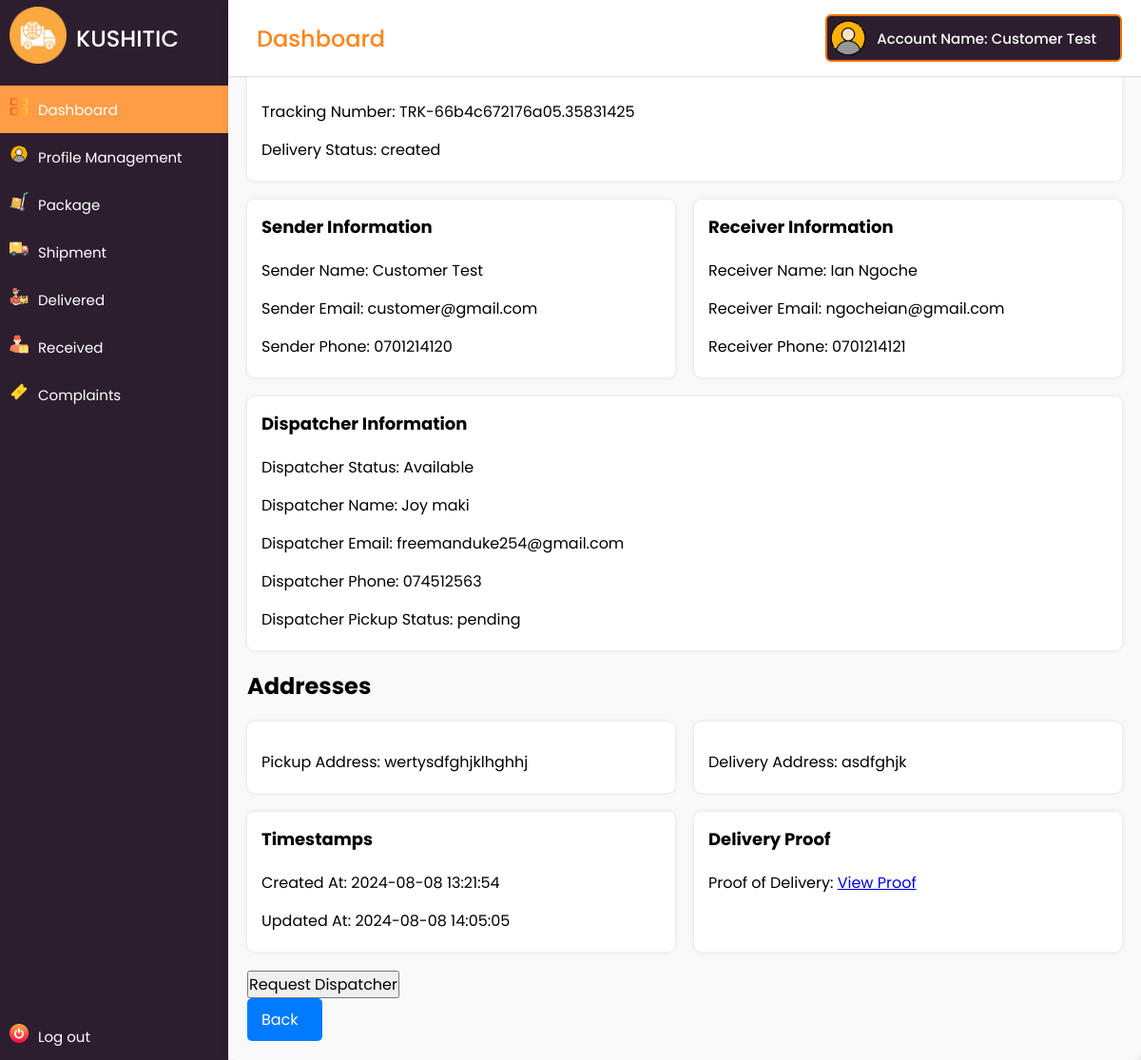
Page /main/customer/view_consignment_status.php?tracking_number=TRK-66b4c672176a05.35831425 (signed in) on the committed database.
### tables this page shows
CREATE TABLE `customers` (
  `id` int(11) NOT NULL,
  `user_id` int(11) NOT NULL,
  `first_name` varchar(50) NOT NULL,
  `last_name` varchar(50) NOT NULL,
  `email` varchar(100) NOT NULL,
  `phone` varchar(20) DEFAULT NULL,
  `created_at` timestamp NOT NULL DEFAULT current_timestamp()
);

CREATE TABLE `consignments` (
  `consignment_id` int(11) NOT NULL,
  `package_id` int(11) NOT NULL,
  `tracking_number` varchar(255) NOT NULL,
  `sender_id` int(11) NOT NULL,
  `receiver_id` int(11) NOT NULL,
  `dispatcher_id` int(11) DEFAULT NULL,
  `dispatcher_pickup_status` varchar(100) DEFAULT NULL,
  `delivery_status` varchar(100) DEFAULT NULL,
  `pickup_address` text NOT NULL,
  `delivery_address` text NOT NULL,
  `created_at` timestamp NOT NULL DEFAULT current_timestamp(),
  `updated_at` timestamp NOT NULL DEFAULT current_timestamp() ON UPDATE current_timestamp(),
  `delivery_proof` varchar(300) DEFAULT NULL
);

CREATE TABLE `courier_dispatchers` (
  `dispatcher_id` int(11) NOT NULL,
  `first_name` varchar(50) NOT NULL,
  `last_name` varchar(50) NOT NULL,
  `email` varchar(100) NOT NULL,
  `phone_number` varchar(15) NOT NULL,
  `address` varchar(255) NOT NULL,
  `city` varchar(50) NOT NULL,
  `postal_code` varchar(10) NOT NULL,
  `country` varchar(50) NOT NULL,
  `national_id` varchar(50) NOT NULL,
  `vehicle_type` varchar(200) NOT NULL,
  `vehicle_registration_number` varchar(50) NOT NULL,
  `date_joined` date NOT NULL DEFAULT curdate(),
  `status` enum('Active','Inactive','Suspended') NOT NULL DEFAULT 'Active',
  `profile_picture` varchar(255) DEFAULT NULL,
  `emergency_contact_name` varchar(100) NOT NULL,
  `emergency_contact_phone` varchar(15) NOT NULL,
  `emergency_contact_relationship` varchar(50) NOT NULL
);

### main/customer/includes/functions.php (called while the page is built, shortened)
<?php
if (isset($_SESSION['user_id'])) {
  $user_id = $_SESSION['user_id'];
function getCustomersFullName($user_id, $conn) {
    $user_id = mysqli_real_escape_string($conn, $user_id);
    $query = "SELECT * FROM customers WHERE user_id = $user_id";
    $result = mysqli_query($conn, $query);
    if ($result && mysqli_num_rows($result) > 0) {
        $row = mysqli_fetch_assoc($result);
        return $row['first_name'] . ' ' . $row['last_name'];
    } else {
        return null;
    }
}
function getDispatcherInfo($dispatcher_id, $conn) {
  $sql = "SELECT * FROM courier_dispatchers WHERE dispatcher_id = '$dispatcher_id'";
  $result = mysqli_query($conn, $sql);
  if ($result && mysqli_num_rows($result) > 0) {
      return mysqli_fetch_assoc($result);
  }
  return null;
}
function getSenderInfo($sender_id, $conn) {
  $sql = "SELECT * FROM customers WHERE id = '$sender_id'";
  $result = mysqli_query($conn, $sql);
  if ($result && mysqli_num_rows($result) > 0) {
      return mysqli_fetch_assoc($result);
  }
  return null;
}
function getReceiverInfo($receiver_id, $conn) {
  $sql = "SELECT * FROM customers WHERE id = '$receiver_id'";
  $result = mysqli_query($conn, $sql);
  if ($result && mysqli_num_rows($result) > 0) {
      return mysqli_fetch_assoc($result);
  }
  return null;
}
} else {
  echo '<script>alert("No account found logged in.");</script>';
  header("Location: ../../");
}

### main/customer/view_consignment_status.php (the view, shortened to what this page needs)
<?php
include('includes/header.php');
$trackId = $_GET['tracking_number'] ?? '';
if (!empty($trackId)) {
    $tracking_number = mysqli_real_escape_string($conn, $trackId);
    $sql = "SELECT * FROM consignments WHERE tracking_number = '$tracking_number'";
    $result = mysqli_query($conn, $sql);
    if ($result && mysqli_num_rows($result) > 0) {
        $consignment = mysqli_fetch_assoc($result);
        $sender_info = getSenderInfo($consignment['sender_id'], $conn);
        $receiver_info = getReceiverInfo($consignment['receiver_id'], $conn);
        $dispatcher_info = getDispatcherInfo($consignment['dispatcher_id'], $conn);
        ?>
        <div class="wrapper">
            <header>Consignment Status</header>
            <div class="flex-container">
                <div class="flex-item">
                    <p>Tracking Number: <span><?php echo htmlspecialchars($consignment['tracking_number']); ?></span></p>
                    <p>Delivery Status: <span><?php echo htmlspecialchars($consignment['delivery_status']); ?></span></p>
                </div>
            </div>
            <div class="flex-container">
                <div class="flex-item">
                    <header>Sender Information</header>
                    <?php if ($sender_info): ?>
                        <p>Sender Name: <span><?php echo htmlspecialchars($sender_info['first_name'] . ' ' . $sender_info['last_name']); ?></span></p>
                        <p>Sender Email: <span><?php echo htmlspecialchars($sender_info['email']); ?></span></p>
                        <p>Sender Phone: <span><?php echo htmlspecialchars($sender_info['phone']); ?></span></p>
                    <?php endif; ?>
                </div>
                <div class="flex-item">
                    <header>Receiver Information</header>
                    <?php if ($receiver_info): ?>
                        <p>Receiver Name: <span><?php echo htmlspecialchars($receiver_info['first_name'] . ' ' . $receiver_info['last_name']); ?></span></p>
                        <p>Receiver Email: <span><?php echo htmlspecialchars($receiver_info['email']); ?></span></p>
                        <p>Receiver Phone: <span><?php echo htmlspecialchars($receiver_info['phone']); ?></span></p>
                    <?php endif; ?>
                </div>
            </div>
            <div class="flex-container">
                <div class="flex-item">
                    <header>Dispatcher Information</header>
                    <p>Dispatcher Status: <span><?php echo !empty($consignment['dispatcher_id']) ? 'Available' : 'Please wait for courier confirmation.'; ?></span></p>
                    <?php if ($dispatcher_info): ?>
                        <p>Dispatcher Name: <span><?php echo htmlspecialchars($dispatcher_info['first_name'] . ' ' . $dispatcher_info['last_name']); ?></span></p>
                        <p>Dispatcher Email: <span><?php echo htmlspecialchars($dispatcher_info['email']); ?></span></p>
                        <p>Dispatcher Phone: <span><?php echo htmlspecialchars($dispatcher_info['phone_number']); ?></span></p>
                    <?php endif; ?>
                    <p>Dispatcher Pickup Status: <span><?php echo htmlspecialchars($consignment['dispatcher_pickup_status']); ?></span></p>
                </div>
            </div>
            <header>Addresses</header>
            <div class="flex-container">
                <div class="flex-item">
                    <p>Pickup Address: <span><?php echo htmlspecialchars($consignment['pickup_address']); ?></span></p>
                </div>
                <div class="flex-item">
                    <p>Delivery Address: <span><?php echo htmlspecialchars($consignment['delivery_address']); ?></span></p>
                </div>
            </div>
            <div class="flex-container">
                <div class="flex-item">
                    <header>Timestamps</header>
                    <p>Created At: <span><?php echo htmlspecialchars($consignment['created_at']); ?></span></p>
                    <p>Updated At: <span><?php echo htmlspecialchars($consignment['updated_at']); ?></span></p>
                </div>
                <div class="flex-item">
                    <header>Delivery Proof</header>
                    <?php if ($consignment['delivery_proof'] != ''): ?>
                        <p>Proof of Delivery: <a href="<?php echo htmlspecialchars($consignment['delivery_proof']); ?>" target="_blank">View Proof</a></p>
                    <?php else: ?>
                        <p>No proof of delivery available.</p>
                    <?php endif; ?>
                </div>
            </div>
            <div class="container">
                <form method="post">
                    <button type="submit" name="request_dispatcher" class="btnText">Request Dispatcher <i class="fas fa-truck"></i></button>
                </form>
                <a href="shipping_status.php" class="backBtn">Back <i class="fas fa-arrow-left"></i></a>
            </div>
        </div>
        <?php
    } else {
        echo "<script>
                alert('No consignment found with the given tracking number.');
                window.location.href = 'shipping_status.php';
              </script>";
    }
} else {
    echo "<script>
            alert('Tracking number is required.');
            window.location.href = 'shipping_status.php';
          </script>";
}
include('includes/footer.php');
?>

### main/customer/includes/header.php (shortened to what this page needs)
<?php
require ('config.php');
require ('includes/functions.php');
?>
<!DOCTYPE html>
<html lang="en" dir="ltr">
  <head>
    <link rel="stylesheet" href="assets/css/style.css" />
  </head>
  <body>
    <div class="sidebar">
      <div class="logo-details">
      <div class=" icon-img">
              <img src="assets/img/icons/worldwide-delivery.png" alt="" />
      </div>
        <span class="logo_name">KUSHITIC</span>
      </div>
      <ul class="nav-links">
        <li>
          <a href="index.php" class="active">
            <div class=" icon-img">
              <img src="assets/img/icons/dashboards.png" alt="" />
            </div>
            <span class="links_name">Dashboard</span>
          </a>
        </li>
        <li>
          <a href="profile_management.php">
          <div class=" icon-img">
              <img src="assets/img/icons/profile.png" alt="" />
            </div>
            <span class="links_name">Profile Management</span>
          </a>
        </li>
        <li class="dropdown">
            <a href="#">
                <div class="icon-img">
                    <img src="assets/img/icons/trolley.png" alt="" />
                </div>
                <span class="links_name">Package</span>
            </a>
        </li>
        <li class="dropdown">
            <a href="#">
                <div class="icon-img">
                    <img src="assets/img/icons/delivery-truck.png" alt="" />
                </div>
                <span class="links_name">Shipment</span>
            </a>
        </li>
      <li>
          <a href="sent_packages.php">
          <div class=" icon-img">
              <img src="assets/img/icons/delivery-man.png" alt="" />
            </div>
            <span class="links_name">Delivered</span>
          </a>
        </li>
        <li>
          <a href="received_packages.php">
          <div class=" icon-img">
            <img src="assets/img/icons/worker.png" alt="" />
            </div>
            <span class="links_name">Received</span>
          </a>
        </li>
        <li class="dropdown">
            <a href="#">
                <div class="icon-img">
                    <img src="assets/img/icons/ticket.png" alt="" />
                </div>
                <span class="links_name">Complaints</span>
            </a>
        </li>
        <li class="log_out">
          <a href="logout.php">
          <div class=" icon-img">
              <img src="assets/img/icons/switch.png" alt="" />
            </div>
            <span class="links_name">Log out</span>
          </a>
        </li>
      </ul>
    </div>
    <section class="home-section">
      <nav>
        <div class="sidebar-button">
          <span class="dashboard">Dashboard</span>
        </div>
        <div class="profile-details">
          <img src="assets/img/icons/profile.png" alt="" />
          <span class="admin_name">
            <?php
              $full_name = getCustomersFullName($user_id, $conn);
              if ($full_name !== null) {
                  echo "Account Name: " . $full_name;
              } else {
                  echo "Customer not found for user_id: " . $user_id;
              }
            ?>
          </span>
        </div>
      </nav>
      <div class="home-content">

### main/customer/assets/css/style.css (style rules this page uses)
:root { --white-color: #ffffff; --custom-gray-color: #d5d5d5; --dark-purple: #2D1E2F; --custom-primary-color: #ff851b; --custom-primary-hover-color: #FF9D47; --custom-text-color: #F57200; --text-dark: #000; --danger: #fa0808; --danger-hover: #f82b2b; --success: #015012; }
* { margin: 0; padding: 0; box-sizing: border-box; font-family: 'Poppins', sans-serif; }
body { min-height: 100%; }
p { padding-top: 10px; }
.sidebar { position: fixed; height: 100%; width: 240px; background: var(--dark-purple); transition: all 0.5s ease; }
.sidebar .icon-img img { margin: 10px; width: 20px; height: 20px; }
.sidebar .logo-details { height: 80px; display: flex; align-items: center; }
.sidebar .logo-details img { font-size: 28px; font-weight: 500; color: #fff; min-width: 60px; min-height: 60px; text-align: center }
.sidebar .logo-details .logo_name { color: #fff; font-size: 24px; font-weight: 500; }
.sidebar .nav-links { margin-top: 10px; }
.sidebar .nav-links li { position: relative; list-style: none; height: 50px; }
.sidebar .nav-links li a { height: 100%; width: 100%; display: flex; align-items: center; text-decoration: none; transition: all 0.4s ease; }
.sidebar .nav-links li a.active { background: var(--custom-primary-hover-color); }
.sidebar .nav-links li a .links_name { color: #fff; font-size: 15px; font-weight: 400; white-space: nowrap; }
.sidebar .nav-links li.dropdown { position: relative; }
.sidebar .nav-links .log_out { position: absolute; bottom: 0; width: 100%; }
.home-section { position: relative; background: #f5f5f5; min-height: 100vh; width: calc(100% - 240px); left: 240px; transition: all 0.5s ease; }
.home-section nav { display: flex; justify-content: space-between; height: 80px; background: var(--white-color); display: flex; align-items: center; position: fixed; width: calc(100% - 240px); left: 240px; z-index: 100; padding: 0 20px; box-shadow: 0 1px 1px rgba(0, 0, 0, 0.1); transition: all 0.5s ease; }
.home-section nav .sidebar-button { display: flex; align-items: center; font-size: 24px; font-weight: 500; color: var(--custom-primary-color); }
.home-section nav .profile-details { display: flex; align-items: center; background: var(--dark-purple); border: 2px solid var(--custom-text-color); border-radius: 6px; height: 50px; min-width: 190px; padding: 0 15px 0 2px; }
nav .profile-details img { height: 40px; width: 40px; border-radius: 6px; object-fit: cover; }
nav .profile-details .admin_name { font-size: 15px; font-weight: 500; color: var(--white-color); margin: 0 10px; white-space: nowrap; }

### main/customer/view_consignment_status.php (style rules this page uses)
.wrapper { max-width: 1000px; margin: 0 auto; padding: 20px; background: #f9f9f9; border-radius: 8px; box-shadow: 0 0 10px rgba(0, 0, 0, 0.1); }
header { font-size: 24px; margin-bottom: 20px; font-weight: bold; }
.flex-container { display: flex; flex-wrap: wrap; gap: 20px; margin-bottom: 20px; }
.flex-item { flex: 1; min-width: 200px; background: #fff; padding: 15px; border-radius: 8px; box-shadow: 0 0 5px rgba(0, 0, 0, 0.1); }
.flex-item header { font-size: 18px; margin-bottom: 10px; }
.flex-item p { margin: 5px 0; }
.btnText { font-size: 16px; }
.backBtn, .nextBtn { display: inline-flex; align-items: center; background-color: #007bff; color: #fff; border: none; border-radius: 5px; padding: 10px 15px; cursor: pointer; text-decoration: none; }
.container { margin-top: 20px; }

### rows in the picture
customers: full_name "Customer Test", first_name+last_name "Customer Test", email "customer@gmail.com", phone "0701214120"
consignments: tracking_number "TRK-66b4c672176a05.35831425", delivery_status "created", dispatcher_pickup_status "pending", pickup_address "wertysdfghjklhghhj", delivery_address "asdfghjk", created_at "2024-08-08 13:21:54", updated_at "2024-08-08 14:05:05"
customers: first_name+last_name "Ian Ngoche", email "ngocheian@gmail.com", phone "0701214121"
courier_dispatchers: first_name+last_name "Joy maki", email "freemanduke254@gmail.com", phone_number "074512563"
